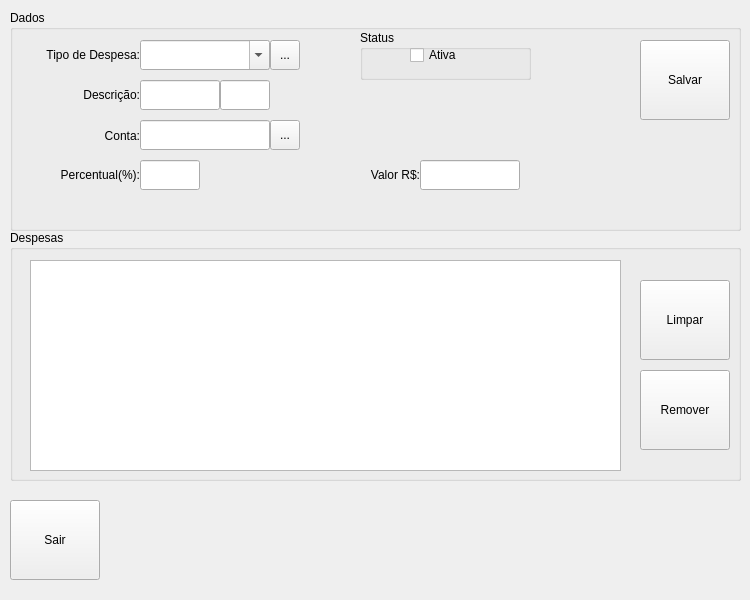
<?xml version="1.0" encoding="UTF-8"?>
<ui version="4.0">
 <class>MngFormTaxs</class>
 <widget class="QDialog" name="MngFormTaxs">
  <property name="geometry">
   <rect>
    <x>0</x>
    <y>0</y>
    <width>750</width>
    <height>600</height>
   </rect>
  </property>
  <property name="minimumSize">
   <size>
    <width>750</width>
    <height>600</height>
   </size>
  </property>
  <property name="maximumSize">
   <size>
    <width>750</width>
    <height>600</height>
   </size>
  </property>
  <property name="windowTitle">
   <string>Manutenção de Impostos/Fretes..</string>
  </property>
  <property name="windowIcon">
   <iconset resource="../images.qrc">
    <normaloff>:/images/PNG/128x128/gnome-system-config-128x128.png</normaloff>:/images/PNG/128x128/gnome-system-config-128x128.png</iconset>
  </property>
  <widget class="QGroupBox" name="GBoxDataTax">
   <property name="geometry">
    <rect>
     <x>10</x>
     <y>10</y>
     <width>731</width>
     <height>221</height>
    </rect>
   </property>
   <property name="acceptDrops">
    <bool>true</bool>
   </property>
   <property name="toolTip">
    <string/>
   </property>
   <property name="title">
    <string>Dados</string>
   </property>
   <widget class="QLabel" name="LabelTaxDescrip">
    <property name="geometry">
     <rect>
      <x>10</x>
      <y>70</y>
      <width>120</width>
      <height>30</height>
     </rect>
    </property>
    <property name="text">
     <string>Descrição:</string>
    </property>
    <property name="alignment">
     <set>Qt::AlignRight|Qt::AlignTrailing|Qt::AlignVCenter</set>
    </property>
   </widget>
   <widget class="QToolButton" name="TButtonSaveTax">
    <property name="geometry">
     <rect>
      <x>630</x>
      <y>30</y>
      <width>90</width>
      <height>80</height>
     </rect>
    </property>
    <property name="toolTip">
     <string>Salvar os dados para a Unidade de Medida...</string>
    </property>
    <property name="text">
     <string>Salvar</string>
    </property>
    <property name="icon">
     <iconset resource="../images.qrc">
      <normaloff>:/images/PNG/48x48/Filesave-48x48.png</normaloff>:/images/PNG/48x48/Filesave-48x48.png</iconset>
    </property>
    <property name="iconSize">
     <size>
      <width>48</width>
      <height>48</height>
     </size>
    </property>
    <property name="toolButtonStyle">
     <enum>Qt::ToolButtonTextUnderIcon</enum>
    </property>
   </widget>
   <widget class="QLineEdit" name="LEditTaxID">
    <property name="geometry">
     <rect>
      <x>210</x>
      <y>70</y>
      <width>50</width>
      <height>30</height>
     </rect>
    </property>
   </widget>
   <widget class="QLineEdit" name="LEditTaxDescrip">
    <property name="geometry">
     <rect>
      <x>130</x>
      <y>70</y>
      <width>80</width>
      <height>30</height>
     </rect>
    </property>
    <property name="toolTip">
     <string>Informar a Unidade de Medida para o Produto...</string>
    </property>
   </widget>
   <widget class="QGroupBox" name="GBoxStatusActiveTax">
    <property name="geometry">
     <rect>
      <x>350</x>
      <y>20</y>
      <width>171</width>
      <height>50</height>
     </rect>
    </property>
    <property name="title">
     <string>Status</string>
    </property>
    <widget class="QCheckBox" name="CheckBoxStatusActiveTax">
     <property name="geometry">
      <rect>
       <x>50</x>
       <y>10</y>
       <width>100</width>
       <height>30</height>
      </rect>
     </property>
     <property name="toolTip">
      <string>Ativar/Desativar a Unidade de Medida para ser ou não Usada...</string>
     </property>
     <property name="text">
      <string>Ativa</string>
     </property>
    </widget>
   </widget>
   <widget class="QLabel" name="LabelTaxType">
    <property name="geometry">
     <rect>
      <x>9</x>
      <y>30</y>
      <width>121</width>
      <height>30</height>
     </rect>
    </property>
    <property name="text">
     <string>Tipo de Despesa:</string>
    </property>
    <property name="alignment">
     <set>Qt::AlignRight|Qt::AlignTrailing|Qt::AlignVCenter</set>
    </property>
   </widget>
   <widget class="QComboBox" name="CBoxTaxType">
    <property name="geometry">
     <rect>
      <x>130</x>
      <y>30</y>
      <width>130</width>
      <height>30</height>
     </rect>
    </property>
    <property name="toolTip">
     <string>Informar um Código para a Condição de Pagamento Desejada...</string>
    </property>
    <property name="editable">
     <bool>true</bool>
    </property>
   </widget>
   <widget class="QLabel" name="LabelTaxAccount">
    <property name="geometry">
     <rect>
      <x>10</x>
      <y>115</y>
      <width>120</width>
      <height>22</height>
     </rect>
    </property>
    <property name="text">
     <string>Conta:</string>
    </property>
    <property name="alignment">
     <set>Qt::AlignRight|Qt::AlignTrailing|Qt::AlignVCenter</set>
    </property>
   </widget>
   <widget class="QLineEdit" name="LEditTaxAccount">
    <property name="geometry">
     <rect>
      <x>130</x>
      <y>110</y>
      <width>130</width>
      <height>30</height>
     </rect>
    </property>
    <property name="toolTip">
     <string>Informar a Unidade de Medida para o Produto...</string>
    </property>
   </widget>
   <widget class="QLabel" name="LabelTaxPercent">
    <property name="geometry">
     <rect>
      <x>10</x>
      <y>150</y>
      <width>120</width>
      <height>30</height>
     </rect>
    </property>
    <property name="text">
     <string>Percentual(%):</string>
    </property>
    <property name="alignment">
     <set>Qt::AlignRight|Qt::AlignTrailing|Qt::AlignVCenter</set>
    </property>
   </widget>
   <widget class="QLineEdit" name="LEditTaxPercent">
    <property name="geometry">
     <rect>
      <x>130</x>
      <y>150</y>
      <width>60</width>
      <height>30</height>
     </rect>
    </property>
    <property name="toolTip">
     <string>Informar um Percentual de Desconto para Recebimento/Pagamento  Antecipado...</string>
    </property>
    <property name="alignment">
     <set>Qt::AlignCenter</set>
    </property>
   </widget>
   <widget class="QLineEdit" name="LEditTaxValue">
    <property name="geometry">
     <rect>
      <x>410</x>
      <y>150</y>
      <width>100</width>
      <height>30</height>
     </rect>
    </property>
    <property name="toolTip">
     <string>Informar um Percentual de Desconto para Recebimento/Pagamento  Antecipado...</string>
    </property>
    <property name="alignment">
     <set>Qt::AlignCenter</set>
    </property>
   </widget>
   <widget class="QLabel" name="LabelTaxValue">
    <property name="geometry">
     <rect>
      <x>290</x>
      <y>150</y>
      <width>120</width>
      <height>30</height>
     </rect>
    </property>
    <property name="text">
     <string>Valor R$:</string>
    </property>
    <property name="alignment">
     <set>Qt::AlignRight|Qt::AlignTrailing|Qt::AlignVCenter</set>
    </property>
   </widget>
   <widget class="QToolButton" name="TButtonToolsTypeOfTaxs">
    <property name="geometry">
     <rect>
      <x>260</x>
      <y>30</y>
      <width>30</width>
      <height>30</height>
     </rect>
    </property>
    <property name="toolTip">
     <string>Pesquisar o Código Selecionado...</string>
    </property>
    <property name="text">
     <string>...</string>
    </property>
    <property name="icon">
     <iconset resource="../images.qrc">
      <normaloff>:/images/PNG/128x128/gnome-system-config-128x128.png</normaloff>:/images/PNG/128x128/gnome-system-config-128x128.png</iconset>
    </property>
   </widget>
   <widget class="QToolButton" name="TButtonTaxToolsAccounts">
    <property name="geometry">
     <rect>
      <x>260</x>
      <y>110</y>
      <width>30</width>
      <height>30</height>
     </rect>
    </property>
    <property name="toolTip">
     <string>Pesquisar o Código Selecionado...</string>
    </property>
    <property name="text">
     <string>...</string>
    </property>
    <property name="icon">
     <iconset resource="../images.qrc">
      <normaloff>:/images/PNG/128x128/gnome-system-config-128x128.png</normaloff>:/images/PNG/128x128/gnome-system-config-128x128.png</iconset>
    </property>
   </widget>
   <widget class="QLabel" name="LabelResultAccount">
    <property name="geometry">
     <rect>
      <x>300</x>
      <y>110</y>
      <width>311</width>
      <height>30</height>
     </rect>
    </property>
    <property name="text">
     <string/>
    </property>
   </widget>
  </widget>
  <widget class="QToolButton" name="TButtonExitTax">
   <property name="geometry">
    <rect>
     <x>10</x>
     <y>500</y>
     <width>90</width>
     <height>80</height>
    </rect>
   </property>
   <property name="toolTip">
    <string>Sair da Janela de Manutenção...</string>
   </property>
   <property name="text">
    <string>Sair</string>
   </property>
   <property name="icon">
    <iconset resource="../images.qrc">
     <normaloff>:/images/PNG/48x48/Exithome-48x48.png</normaloff>:/images/PNG/48x48/Exithome-48x48.png</iconset>
   </property>
   <property name="iconSize">
    <size>
     <width>48</width>
     <height>48</height>
    </size>
   </property>
   <property name="toolButtonStyle">
    <enum>Qt::ToolButtonTextUnderIcon</enum>
   </property>
  </widget>
  <widget class="QGroupBox" name="GBoxViewTax">
   <property name="geometry">
    <rect>
     <x>10</x>
     <y>230</y>
     <width>731</width>
     <height>251</height>
    </rect>
   </property>
   <property name="title">
    <string>Despesas</string>
   </property>
   <widget class="QTableView" name="TableViewTaxs">
    <property name="geometry">
     <rect>
      <x>20</x>
      <y>30</y>
      <width>591</width>
      <height>211</height>
     </rect>
    </property>
    <property name="toolTip">
     <string>Unidades de Medidas Disponíveis...</string>
    </property>
   </widget>
   <widget class="QToolButton" name="TButtonRemoveTax">
    <property name="geometry">
     <rect>
      <x>630</x>
      <y>140</y>
      <width>90</width>
      <height>80</height>
     </rect>
    </property>
    <property name="toolTip">
     <string>Fazer a Remoção do Item Selecionado da Tabela...</string>
    </property>
    <property name="text">
     <string>Remover</string>
    </property>
    <property name="icon">
     <iconset resource="../images.qrc">
      <normaloff>:/images/PNG/48x48/delete-48x48.png</normaloff>:/images/PNG/48x48/delete-48x48.png</iconset>
    </property>
    <property name="iconSize">
     <size>
      <width>48</width>
      <height>48</height>
     </size>
    </property>
    <property name="toolButtonStyle">
     <enum>Qt::ToolButtonTextUnderIcon</enum>
    </property>
   </widget>
   <widget class="QToolButton" name="TButtonCleanTax">
    <property name="geometry">
     <rect>
      <x>630</x>
      <y>50</y>
      <width>90</width>
      <height>80</height>
     </rect>
    </property>
    <property name="toolTip">
     <string>Limpar os Campos de Cadastro e Atualizar a Janela de Manutenção...</string>
    </property>
    <property name="text">
     <string>Limpar</string>
    </property>
    <property name="icon">
     <iconset resource="../images.qrc">
      <normaloff>:/images/PNG/48x48/Rebuild-48x48.png</normaloff>:/images/PNG/48x48/Rebuild-48x48.png</iconset>
    </property>
    <property name="iconSize">
     <size>
      <width>48</width>
      <height>48</height>
     </size>
    </property>
    <property name="toolButtonStyle">
     <enum>Qt::ToolButtonTextUnderIcon</enum>
    </property>
   </widget>
  </widget>
 </widget>
 <resources>
  <include location="../images.qrc"/>
 </resources>
 <connections/>
</ui>
